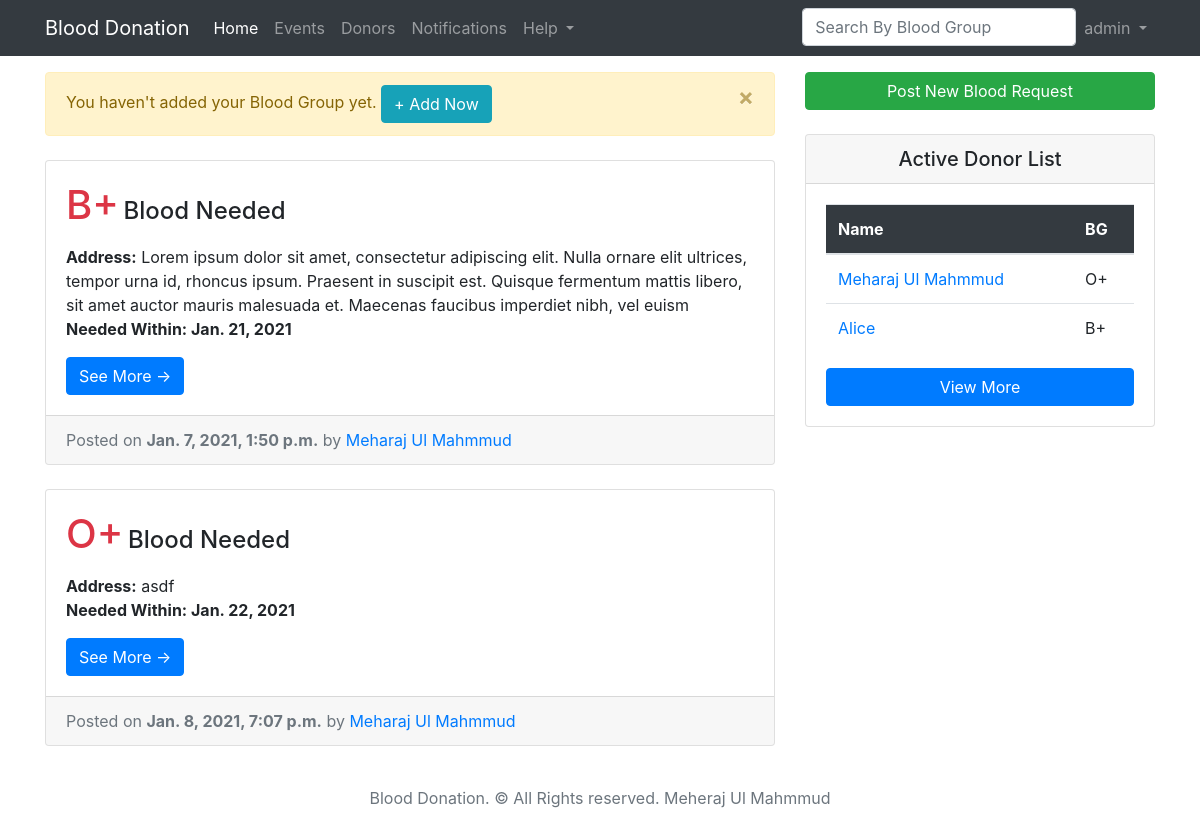
Before: / (signed in) with the older database file.
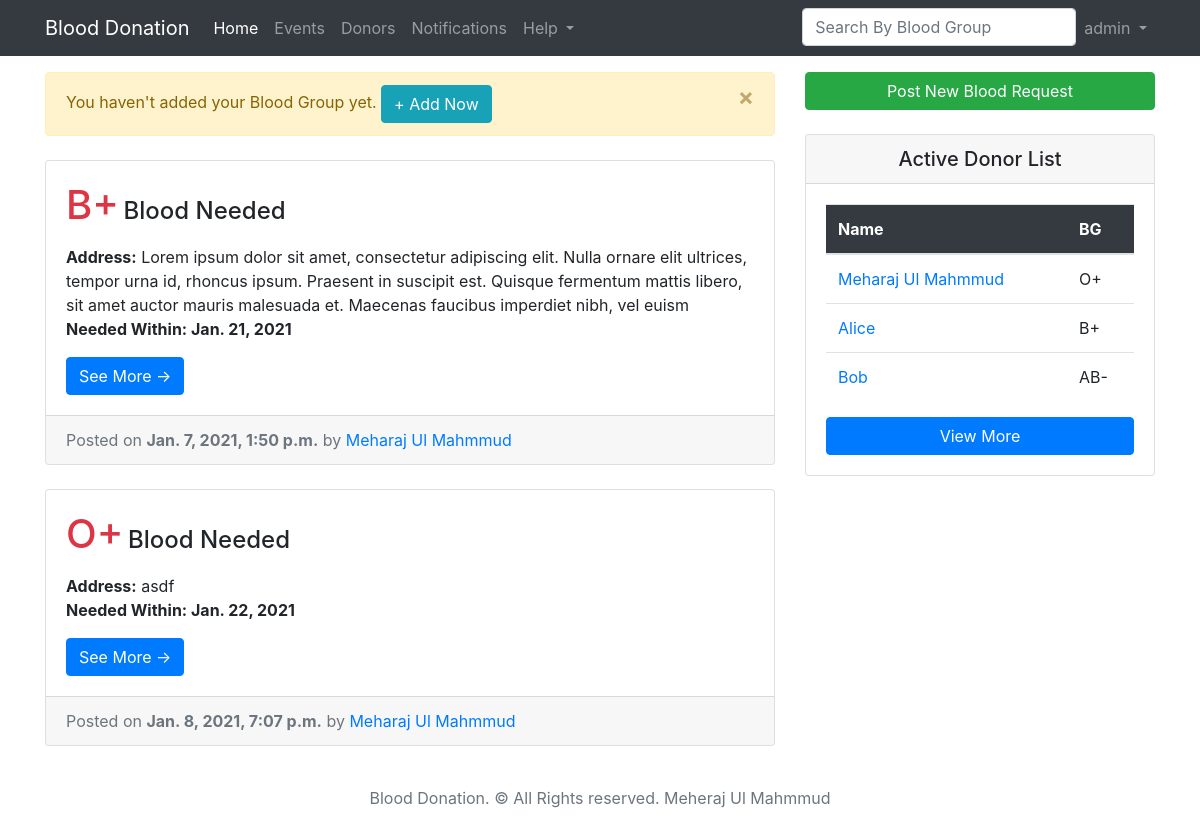
After: the same page with the newer database file.
### user/models.py (models this page shows, shortened)
class User(AbstractBaseUser):
    email = models.EmailField(max_length=255, unique=True)
    name = models.CharField(max_length=255)
    date_joined = models.DateTimeField(auto_now_add=True)
    is_active = models.BooleanField(default=True)
    is_staff = models.BooleanField(default=False)
    is_admin = models.BooleanField(default=False)
    USERNAME_FIELD = 'email'
    REQUIRED_FIELDS = ['name']  # Email & Password are required by default.
    objects = MyUserManager()

class ProfileModel(models.Model):
    GENDER_CHOICES = [
        ('Male', 'Male'),
        ('Female', 'Female'),
    ]
    BLOOD_GROUP_CHOICES = [
        ('A+', 'A+'),
        ('A-', 'A-'),
        ('B+', 'B+'),
        ('B-', 'B-'),
        ('AB+', 'AB+'),
        ('AB-', 'AB-'),
        ('O+', 'O+'),
        ('O-', 'O-'),
    ]
    user = models.OneToOneField(User, null=True, on_delete=models.CASCADE)
    image = models.ImageField(null=True, blank=True)
    address = models.TextField(max_length=255, null=True, blank=True)
    birth_date = models.DateField(null=True, blank=True)
    phone = models.CharField(max_length=255, null=True, blank=True)
    gender = models.CharField(max_length=255, choices=GENDER_CHOICES, null=True, blank=True)
    blood_group = models.CharField(max_length=255, choices=BLOOD_GROUP_CHOICES, null=True, blank=True)
    last_donation_date = models.DateField(null=True, blank=True)

### blood_request/models.py (models this page shows)
class RequestModel(models.Model):
    BLOOD_GROUP_CHOICES = [
        ('A+', 'A+'),
        ('A-', 'A-'),
        ('B+', 'B+'),
        ('B-', 'B-'),
        ('AB+', 'AB+'),
        ('AB-', 'AB-'),
        ('O+', 'O+'),
        ('O-', 'O-'),
    ]
    user = models.ForeignKey('user.User', null=True, on_delete=models.CASCADE)
    address = models.TextField(max_length=255)
    needed_within = models.DateField()
    phone = models.CharField(max_length=20)
    blood_group = models.CharField(max_length=255, choices=BLOOD_GROUP_CHOICES)
    note = models.TextField(blank=True, null=True)
    posted_on = models.DateTimeField(auto_now_add=True)
    def __str__(self):
        return str(self.user.name)

### blood_request/views.py (the view)
# urls.py: path('', home_view, name='home'),
@login_required(login_url='login')
def home_view(request):
    user = request.user
    profiles = ProfileModel.objects.exclude(blood_group=None)
    request_list = RequestModel.objects.all()
    search_keyword = request.GET.get('q')
    if search_keyword is not None:
        request_list = RequestModel.objects.filter(Q(blood_group__icontains=search_keyword)).order_by('-posted_on')
    context = {
        'user': user,
        'profiles': profiles,
        'request_list': request_list
    }
    return render(request, 'request/index.html', context)

### blood_request/templates/request/index.html (shortened to what this page needs)
{% extends "request/base.html" %}
{% block content %}
<div class="col-md-8">
    {% if not request.user.profilemodel.blood_group %}
    <div class="alert alert-warning alert-dismissible fade show mt-4" role="alert">
        You haven't added your Blood Group yet.
        <a href="{% url 'edit-profile' %}" class="btn btn-info text-white text-center rounded"> + Add Now</a>
        <button type="button" class="close" data-dismiss="alert" aria-label="Close">
            <span aria-hidden="true">&times;</span>
        </button>
    </div>
    {% endif %}
    {% if request_list %}
    {% for request_item in request_list %}
    <div class="card mb-4 mt-4">
        <div class="card-body">
            <p>
                <span class="card-title h1 text-danger">{{ request_item.blood_group }}</span>
                <span class="h4"> Blood Needed</span>
            </p>
            <p class="card-text">
                <b>Address:</b> {{ request_item.address }}<br/>
                <b>Needed Within: {{ request_item.needed_within }}</b> <br/>
            </p>
            <a class="btn btn-primary rounded" href="{% url 'request-detail' request_item.id %}">See More &rarr;</a>
        </div>
        <div class="card-footer text-muted">
            Posted on <b>{{ request_item.posted_on }}</b> by
            <span class="text-info mr-2"><a
                    href="{% url 'profile' request_item.user.id %}">{{ request_item.user.name }}</a></span>
        </div>
    </div>
    {% endfor%}
    {% else %}
    <p class="mt-5 text-muted">No requests found.</p>
    {% endif %}
</div>
<div class="col-md-4 mt-4">
    <a class="btn btn-success btn-block rounded" href="{% url 'create-request' %}">Post New Blood Request</a>
    {% if user.is_authenticated %}
    <div class="card my-4">
        <h5 class="card-header text-center">Active Donor List</h5>
        <div class="card-body">
            <table class="table table-hover">
                <thead class="bg-dark text-white">
                <tr>
                    <th>Name</th>
                    <th>BG</th>
                </tr>
                </thead>
                {% for profile in profiles %}
                <tr>
                    <td><a href="{% url 'profile' profile.user.id %}" class="card-link">{{ profile.user.name }}</a></td>
                    <td>{{ profile.blood_group }}</td>
                </tr>
                {% endfor %}
            </table>
            <a class="btn btn-primary btn-block" href="{% url 'donors' %}">View More</a>
        </div>
    </div>
    {% endif %}
</div>
{% endblock %}

### blood_request/templates/request/base.html (shortened to what this page needs)
<!DOCTYPE html>
{% load static %}
<html lang="en">
<head>
    <link href="https://stackpath.bootstrapcdn.com/bootstrap/4.5.2/css/bootstrap.min.css"
 rel="stylesheet">
</head>
<body>
<nav class="navbar navbar-expand-lg navbar-dark bg-dark fixed-top">
    <div class="container">
        <a class="navbar-brand" href="{% url 'home' %}">Blood Donation</a>
        <div class="collapse navbar-collapse" id="navbarResponsive">
            <ul class="navbar-nav">
                {% if user.is_authenticated %}
                <li class="nav-item">
                    <a class="nav-link active" href="{% url 'home' %}">Home</a>
                </li>
                <li class="nav-item">
                    <a class="nav-link" href="{% url 'event-home' %}">Events</a>
                </li>
                <li class="nav-item">
                    <a class="nav-link" href="{% url 'donors' %}">Donors</a>
                </li>
                <li class="nav-item">
                    <a class="nav-link" href="{% url 'notification' %}">Notifications</a>
                </li>
                <li class="nav-item dropdown">
                    <a aria-expanded="false" aria-haspopup="true" class="nav-link dropdown-toggle"
                       data-toggle="dropdown"
                       href="#" id="navbarDropdownMenuLink" role="button">
                        Help
                    </a>
                </li>
                {% endif %}
            </ul>
            <ul class="navbar-nav ml-auto">
                <li class="nav-item">
                    <form method="GET">
                        <input class="form-control" type="text" id="id_q" name="q" placeholder="Search By Blood Group"
                               >
                    </form>
                </li>
                <li class="nav-item dropdown">
                    <a aria-expanded="false" aria-haspopup="true" class="nav-link dropdown-toggle"
                       data-toggle="dropdown"
                       href="#" id="navbarDropdownMenuLink2" role="button">
                        {{ request.user.name }}
                    </a>
                </li>
            </ul>
        </div>
    </div>
</nav>
<br/>
<br/>
<main class="flex-shrink-0" role="main">
    <div class="container">
        <div class="row">
            {% block content %}
            {% endblock %}
        </div>
    </div>
</main>
<footer class="footer mt-auto py-3">
    <div class="container text-center">
        <span class="text-muted">Blood Donation. © All Rights reserved. Meheraj Ul Mahmmud</span>
    </div>
</footer>
</body>
</html>

Changed rows visible on the page:
added ProfileModel: user.name "Bob", blood_group "AB-"
